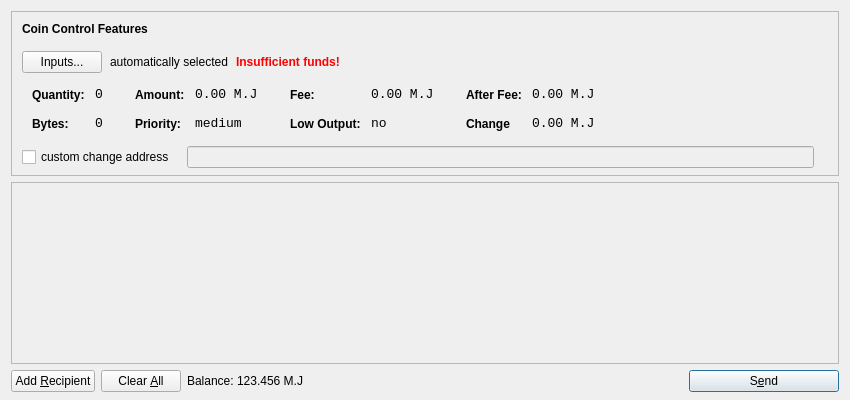
<?xml version="1.0" encoding="UTF-8"?>
<ui version="4.0">
 <class>SendCoinsDialog</class>
 <widget class="QDialog" name="SendCoinsDialog">
  <property name="geometry">
   <rect>
    <x>0</x>
    <y>0</y>
    <width>850</width>
    <height>400</height>
   </rect>
  </property>
  <property name="windowTitle">
   <string>Send Coins</string>
  </property>
  <layout class="QVBoxLayout" name="verticalLayout" stretch="0,1,0">
   <property name="bottomMargin">
    <number>8</number>
   </property>
   <item>
    <widget class="QFrame" name="frameCoinControl">
     <property name="sizePolicy">
      <sizepolicy hsizetype="Expanding" vsizetype="Expanding">
       <horstretch>0</horstretch>
       <verstretch>0</verstretch>
      </sizepolicy>
     </property>
     <property name="maximumSize">
      <size>
       <width>16777215</width>
       <height>16777215</height>
      </size>
     </property>
     <property name="frameShape">
      <enum>QFrame::StyledPanel</enum>
     </property>
     <property name="frameShadow">
      <enum>QFrame::Sunken</enum>
     </property>
     <layout class="QVBoxLayout" name="verticalLayoutCoinControl2">
      <property name="spacing">
       <number>-1</number>
      </property>
      <property name="leftMargin">
       <number>0</number>
      </property>
      <property name="topMargin">
       <number>0</number>
      </property>
      <property name="rightMargin">
       <number>0</number>
      </property>
      <property name="bottomMargin">
       <number>6</number>
      </property>
      <item>
       <layout class="QVBoxLayout" name="verticalLayoutCoinControl" stretch="0,0,0,0,1">
        <property name="spacing">
         <number>0</number>
        </property>
        <property name="leftMargin">
         <number>10</number>
        </property>
        <property name="topMargin">
         <number>10</number>
        </property>
        <item>
         <layout class="QHBoxLayout" name="horizontalLayoutCoinControl1">
          <property name="bottomMargin">
           <number>15</number>
          </property>
          <item>
           <widget class="QLabel" name="labelCoinControlFeatures">
            <property name="sizePolicy">
             <sizepolicy hsizetype="Preferred" vsizetype="Maximum">
              <horstretch>0</horstretch>
              <verstretch>0</verstretch>
             </sizepolicy>
            </property>
            <property name="font">
             <font>
              <weight>75</weight>
              <bold>true</bold>
             </font>
            </property>
            <property name="styleSheet">
             <string notr="true">font-weight:bold;</string>
            </property>
            <property name="text">
             <string>Coin Control Features</string>
            </property>
           </widget>
          </item>
         </layout>
        </item>
        <item>
         <layout class="QHBoxLayout" name="horizontalLayoutCoinControl2" stretch="0,0,0,0">
          <property name="spacing">
           <number>8</number>
          </property>
          <property name="bottomMargin">
           <number>10</number>
          </property>
          <item>
           <widget class="QPushButton" name="pushButtonCoinControl">
            <property name="styleSheet">
             <string notr="true"/>
            </property>
            <property name="text">
             <string>Inputs...</string>
            </property>
           </widget>
          </item>
          <item>
           <widget class="QLabel" name="labelCoinControlAutomaticallySelected">
            <property name="text">
             <string>automatically selected</string>
            </property>
            <property name="margin">
             <number>5</number>
            </property>
           </widget>
          </item>
          <item>
           <widget class="QLabel" name="labelCoinControlInsuffFunds">
            <property name="font">
             <font>
              <weight>75</weight>
              <bold>true</bold>
             </font>
            </property>
            <property name="styleSheet">
             <string notr="true">color:red;font-weight:bold;</string>
            </property>
            <property name="text">
             <string>Insufficient funds!</string>
            </property>
            <property name="margin">
             <number>5</number>
            </property>
           </widget>
          </item>
          <item>
           <spacer name="horizontalSpacerCoinControl">
            <property name="orientation">
             <enum>Qt::Horizontal</enum>
            </property>
            <property name="sizeHint" stdset="0">
             <size>
              <width>40</width>
              <height>1</height>
             </size>
            </property>
           </spacer>
          </item>
         </layout>
        </item>
        <item>
         <widget class="QWidget" name="widgetCoinControl" native="true">
          <property name="sizePolicy">
           <sizepolicy hsizetype="Preferred" vsizetype="Preferred">
            <horstretch>0</horstretch>
            <verstretch>0</verstretch>
           </sizepolicy>
          </property>
          <property name="minimumSize">
           <size>
            <width>0</width>
            <height>0</height>
           </size>
          </property>
          <property name="styleSheet">
           <string notr="true"/>
          </property>
          <layout class="QHBoxLayout" name="horizontalLayoutCoinControl5">
           <property name="margin">
            <number>0</number>
           </property>
           <item>
            <layout class="QHBoxLayout" name="horizontalLayoutCoinControl3" stretch="0,0,0,1">
             <property name="spacing">
              <number>20</number>
             </property>
             <property name="topMargin">
              <number>0</number>
             </property>
             <property name="bottomMargin">
              <number>10</number>
             </property>
             <item>
              <layout class="QFormLayout" name="formLayoutCoinControl1">
               <property name="horizontalSpacing">
                <number>10</number>
               </property>
               <property name="verticalSpacing">
                <number>14</number>
               </property>
               <property name="leftMargin">
                <number>10</number>
               </property>
               <property name="topMargin">
                <number>4</number>
               </property>
               <property name="rightMargin">
                <number>6</number>
               </property>
               <item row="0" column="0">
                <widget class="QLabel" name="labelCoinControlQuantityText">
                 <property name="styleSheet">
                  <string notr="true">font-weight:bold;</string>
                 </property>
                 <property name="text">
                  <string>Quantity:</string>
                 </property>
                 <property name="margin">
                  <number>0</number>
                 </property>
                </widget>
               </item>
               <item row="0" column="1">
                <widget class="QLabel" name="labelCoinControlQuantity">
                 <property name="font">
                  <font>
                   <family>Monospace</family>
                   <pointsize>10</pointsize>
                  </font>
                 </property>
                 <property name="cursor">
                  <cursorShape>IBeamCursor</cursorShape>
                 </property>
                 <property name="contextMenuPolicy">
                  <enum>Qt::ActionsContextMenu</enum>
                 </property>
                 <property name="text">
                  <string>0</string>
                 </property>
                 <property name="margin">
                  <number>0</number>
                 </property>
                 <property name="textInteractionFlags">
                  <set>Qt::LinksAccessibleByMouse|Qt::TextSelectableByKeyboard|Qt::TextSelectableByMouse</set>
                 </property>
                </widget>
               </item>
               <item row="1" column="0">
                <widget class="QLabel" name="labelCoinControlBytesText">
                 <property name="styleSheet">
                  <string notr="true">font-weight:bold;</string>
                 </property>
                 <property name="text">
                  <string>Bytes:</string>
                 </property>
                </widget>
               </item>
               <item row="1" column="1">
                <widget class="QLabel" name="labelCoinControlBytes">
                 <property name="font">
                  <font>
                   <family>Monospace</family>
                   <pointsize>10</pointsize>
                  </font>
                 </property>
                 <property name="cursor">
                  <cursorShape>IBeamCursor</cursorShape>
                 </property>
                 <property name="contextMenuPolicy">
                  <enum>Qt::ActionsContextMenu</enum>
                 </property>
                 <property name="text">
                  <string>0</string>
                 </property>
                 <property name="textInteractionFlags">
                  <set>Qt::LinksAccessibleByMouse|Qt::TextSelectableByKeyboard|Qt::TextSelectableByMouse</set>
                 </property>
                </widget>
               </item>
              </layout>
             </item>
             <item>
              <layout class="QFormLayout" name="formLayoutCoinControl2">
               <property name="horizontalSpacing">
                <number>10</number>
               </property>
               <property name="verticalSpacing">
                <number>14</number>
               </property>
               <property name="leftMargin">
                <number>6</number>
               </property>
               <property name="topMargin">
                <number>4</number>
               </property>
               <property name="rightMargin">
                <number>6</number>
               </property>
               <item row="0" column="0">
                <widget class="QLabel" name="labelCoinControlAmountText">
                 <property name="styleSheet">
                  <string notr="true">font-weight:bold;</string>
                 </property>
                 <property name="text">
                  <string>Amount:</string>
                 </property>
                 <property name="margin">
                  <number>0</number>
                 </property>
                </widget>
               </item>
               <item row="0" column="1">
                <widget class="QLabel" name="labelCoinControlAmount">
                 <property name="font">
                  <font>
                   <family>Monospace</family>
                   <pointsize>10</pointsize>
                  </font>
                 </property>
                 <property name="cursor">
                  <cursorShape>IBeamCursor</cursorShape>
                 </property>
                 <property name="contextMenuPolicy">
                  <enum>Qt::ActionsContextMenu</enum>
                 </property>
                 <property name="text">
                  <string>0.00 M.J</string>
                 </property>
                 <property name="textInteractionFlags">
                  <set>Qt::LinksAccessibleByMouse|Qt::TextSelectableByKeyboard|Qt::TextSelectableByMouse</set>
                 </property>
                </widget>
               </item>
               <item row="1" column="0">
                <widget class="QLabel" name="labelCoinControlPriorityText">
                 <property name="styleSheet">
                  <string notr="true">font-weight:bold;</string>
                 </property>
                 <property name="text">
                  <string>Priority:</string>
                 </property>
                </widget>
               </item>
               <item row="1" column="1">
                <widget class="QLabel" name="labelCoinControlPriority">
                 <property name="font">
                  <font>
                   <family>Monospace</family>
                   <pointsize>10</pointsize>
                  </font>
                 </property>
                 <property name="cursor">
                  <cursorShape>IBeamCursor</cursorShape>
                 </property>
                 <property name="contextMenuPolicy">
                  <enum>Qt::ActionsContextMenu</enum>
                 </property>
                 <property name="text">
                  <string>medium</string>
                 </property>
                 <property name="textInteractionFlags">
                  <set>Qt::LinksAccessibleByMouse|Qt::TextSelectableByKeyboard|Qt::TextSelectableByMouse</set>
                 </property>
                </widget>
               </item>
              </layout>
             </item>
             <item>
              <layout class="QFormLayout" name="formLayoutCoinControl3">
               <property name="horizontalSpacing">
                <number>10</number>
               </property>
               <property name="verticalSpacing">
                <number>14</number>
               </property>
               <property name="leftMargin">
                <number>6</number>
               </property>
               <property name="topMargin">
                <number>4</number>
               </property>
               <property name="rightMargin">
                <number>6</number>
               </property>
               <item row="0" column="0">
                <widget class="QLabel" name="labelCoinControlFeeText">
                 <property name="styleSheet">
                  <string notr="true">font-weight:bold;</string>
                 </property>
                 <property name="text">
                  <string>Fee:</string>
                 </property>
                 <property name="margin">
                  <number>0</number>
                 </property>
                </widget>
               </item>
               <item row="0" column="1">
                <widget class="QLabel" name="labelCoinControlFee">
                 <property name="font">
                  <font>
                   <family>Monospace</family>
                   <pointsize>10</pointsize>
                  </font>
                 </property>
                 <property name="cursor">
                  <cursorShape>IBeamCursor</cursorShape>
                 </property>
                 <property name="contextMenuPolicy">
                  <enum>Qt::ActionsContextMenu</enum>
                 </property>
                 <property name="text">
                  <string>0.00 M.J</string>
                 </property>
                 <property name="textInteractionFlags">
                  <set>Qt::LinksAccessibleByMouse|Qt::TextSelectableByKeyboard|Qt::TextSelectableByMouse</set>
                 </property>
                </widget>
               </item>
               <item row="1" column="0">
                <widget class="QLabel" name="labelCoinControlLowOutputText">
                 <property name="styleSheet">
                  <string notr="true">font-weight:bold;</string>
                 </property>
                 <property name="text">
                  <string>Low Output:</string>
                 </property>
                </widget>
               </item>
               <item row="1" column="1">
                <widget class="QLabel" name="labelCoinControlLowOutput">
                 <property name="font">
                  <font>
                   <family>Monospace</family>
                   <pointsize>10</pointsize>
                  </font>
                 </property>
                 <property name="cursor">
                  <cursorShape>IBeamCursor</cursorShape>
                 </property>
                 <property name="contextMenuPolicy">
                  <enum>Qt::ActionsContextMenu</enum>
                 </property>
                 <property name="text">
                  <string>no</string>
                 </property>
                 <property name="textInteractionFlags">
                  <set>Qt::LinksAccessibleByMouse|Qt::TextSelectableByKeyboard|Qt::TextSelectableByMouse</set>
                 </property>
                </widget>
               </item>
              </layout>
             </item>
             <item>
              <layout class="QFormLayout" name="formLayoutCoinControl4">
               <property name="horizontalSpacing">
                <number>10</number>
               </property>
               <property name="verticalSpacing">
                <number>14</number>
               </property>
               <property name="leftMargin">
                <number>6</number>
               </property>
               <property name="topMargin">
                <number>4</number>
               </property>
               <property name="rightMargin">
                <number>6</number>
               </property>
               <item row="0" column="0">
                <widget class="QLabel" name="labelCoinControlAfterFeeText">
                 <property name="styleSheet">
                  <string notr="true">font-weight:bold;</string>
                 </property>
                 <property name="text">
                  <string>After Fee:</string>
                 </property>
                 <property name="margin">
                  <number>0</number>
                 </property>
                </widget>
               </item>
               <item row="0" column="1">
                <widget class="QLabel" name="labelCoinControlAfterFee">
                 <property name="font">
                  <font>
                   <family>Monospace</family>
                   <pointsize>10</pointsize>
                  </font>
                 </property>
                 <property name="cursor">
                  <cursorShape>IBeamCursor</cursorShape>
                 </property>
                 <property name="contextMenuPolicy">
                  <enum>Qt::ActionsContextMenu</enum>
                 </property>
                 <property name="text">
                  <string>0.00 M.J</string>
                 </property>
                 <property name="textInteractionFlags">
                  <set>Qt::LinksAccessibleByMouse|Qt::TextSelectableByKeyboard|Qt::TextSelectableByMouse</set>
                 </property>
                </widget>
               </item>
               <item row="1" column="0">
                <widget class="QLabel" name="labelCoinControlChangeText">
                 <property name="styleSheet">
                  <string notr="true">font-weight:bold;</string>
                 </property>
                 <property name="text">
                  <string>Change</string>
                 </property>
                </widget>
               </item>
               <item row="1" column="1">
                <widget class="QLabel" name="labelCoinControlChange">
                 <property name="font">
                  <font>
                   <family>Monospace</family>
                   <pointsize>10</pointsize>
                  </font>
                 </property>
                 <property name="cursor">
                  <cursorShape>IBeamCursor</cursorShape>
                 </property>
                 <property name="contextMenuPolicy">
                  <enum>Qt::ActionsContextMenu</enum>
                 </property>
                 <property name="text">
                  <string>0.00 M.J</string>
                 </property>
                 <property name="textInteractionFlags">
                  <set>Qt::LinksAccessibleByMouse|Qt::TextSelectableByKeyboard|Qt::TextSelectableByMouse</set>
                 </property>
                </widget>
               </item>
              </layout>
             </item>
            </layout>
           </item>
          </layout>
         </widget>
        </item>
        <item>
         <layout class="QHBoxLayout" name="horizontalLayoutCoinControl4" stretch="0,0,0">
          <property name="spacing">
           <number>12</number>
          </property>
          <property name="sizeConstraint">
           <enum>QLayout::SetDefaultConstraint</enum>
          </property>
          <property name="topMargin">
           <number>5</number>
          </property>
          <property name="rightMargin">
           <number>5</number>
          </property>
          <item>
           <widget class="QCheckBox" name="checkBoxCoinControlChange">
            <property name="text">
             <string>custom change address</string>
            </property>
           </widget>
          </item>
          <item>
           <widget class="QLineEdit" name="lineEditCoinControlChange">
            <property name="enabled">
             <bool>false</bool>
            </property>
            <property name="sizePolicy">
             <sizepolicy hsizetype="Expanding" vsizetype="Fixed">
              <horstretch>0</horstretch>
              <verstretch>0</verstretch>
             </sizepolicy>
            </property>
           </widget>
          </item>
          <item>
           <widget class="QLabel" name="labelCoinControlChangeLabel">
            <property name="sizePolicy">
             <sizepolicy hsizetype="Preferred" vsizetype="Expanding">
              <horstretch>0</horstretch>
              <verstretch>0</verstretch>
             </sizepolicy>
            </property>
            <property name="minimumSize">
             <size>
              <width>0</width>
              <height>0</height>
             </size>
            </property>
            <property name="text">
             <string/>
            </property>
            <property name="margin">
             <number>3</number>
            </property>
           </widget>
          </item>
         </layout>
        </item>
        <item>
         <spacer name="verticalSpacerCoinControl">
          <property name="orientation">
           <enum>Qt::Vertical</enum>
          </property>
          <property name="sizeHint" stdset="0">
           <size>
            <width>800</width>
            <height>1</height>
           </size>
          </property>
         </spacer>
        </item>
       </layout>
      </item>
     </layout>
    </widget>
   </item>
   <item>
    <widget class="QScrollArea" name="scrollArea">
     <property name="widgetResizable">
      <bool>true</bool>
     </property>
     <widget class="QWidget" name="scrollAreaWidgetContents">
      <property name="geometry">
       <rect>
        <x>0</x>
        <y>0</y>
        <width>830</width>
        <height>165</height>
       </rect>
      </property>
      <layout class="QVBoxLayout" name="verticalLayout_2">
       <property name="margin">
        <number>0</number>
       </property>
       <item>
        <layout class="QVBoxLayout" name="entries">
         <property name="spacing">
          <number>6</number>
         </property>
        </layout>
       </item>
       <item>
        <spacer name="verticalSpacer">
         <property name="orientation">
          <enum>Qt::Vertical</enum>
         </property>
         <property name="sizeHint" stdset="0">
          <size>
           <width>20</width>
           <height>40</height>
          </size>
         </property>
        </spacer>
       </item>
      </layout>
     </widget>
    </widget>
   </item>
   <item>
    <layout class="QHBoxLayout" name="horizontalLayout">
     <item>
      <widget class="QPushButton" name="addButton">
       <property name="toolTip">
        <string>Send to multiple recipients at once</string>
       </property>
       <property name="text">
        <string>Add &amp;Recipient</string>
       </property>
       <property name="icon">
        <iconset resource="../bitcoin.qrc">
         <normaloff>:/icons/add</normaloff>:/icons/add</iconset>
       </property>
       <property name="autoDefault">
        <bool>false</bool>
       </property>
      </widget>
     </item>
     <item>
      <widget class="QPushButton" name="clearButton">
       <property name="sizePolicy">
        <sizepolicy hsizetype="Minimum" vsizetype="Fixed">
         <horstretch>0</horstretch>
         <verstretch>0</verstretch>
        </sizepolicy>
       </property>
       <property name="toolTip">
        <string>Remove all transaction fields</string>
       </property>
       <property name="text">
        <string>Clear &amp;All</string>
       </property>
       <property name="icon">
        <iconset resource="../bitcoin.qrc">
         <normaloff>:/icons/remove</normaloff>:/icons/remove</iconset>
       </property>
       <property name="autoRepeatDelay">
        <number>300</number>
       </property>
       <property name="autoDefault">
        <bool>false</bool>
       </property>
      </widget>
     </item>
     <item>
      <layout class="QHBoxLayout" name="horizontalLayout_2">
       <property name="spacing">
        <number>3</number>
       </property>
       <item>
        <widget class="QLabel" name="label">
         <property name="sizePolicy">
          <sizepolicy hsizetype="Preferred" vsizetype="Fixed">
           <horstretch>0</horstretch>
           <verstretch>0</verstretch>
          </sizepolicy>
         </property>
         <property name="text">
          <string>Balance:</string>
         </property>
        </widget>
       </item>
       <item>
        <widget class="QLabel" name="labelBalance">
         <property name="sizePolicy">
          <sizepolicy hsizetype="Preferred" vsizetype="Fixed">
           <horstretch>0</horstretch>
           <verstretch>0</verstretch>
          </sizepolicy>
         </property>
         <property name="cursor">
          <cursorShape>IBeamCursor</cursorShape>
         </property>
         <property name="text">
          <string>123.456 M.J</string>
         </property>
         <property name="textInteractionFlags">
          <set>Qt::LinksAccessibleByMouse|Qt::TextSelectableByKeyboard|Qt::TextSelectableByMouse</set>
         </property>
        </widget>
       </item>
      </layout>
     </item>
     <item>
      <spacer name="horizontalSpacer">
       <property name="orientation">
        <enum>Qt::Horizontal</enum>
       </property>
       <property name="sizeHint" stdset="0">
        <size>
         <width>40</width>
         <height>20</height>
        </size>
       </property>
      </spacer>
     </item>
     <item>
      <widget class="QPushButton" name="sendButton">
       <property name="minimumSize">
        <size>
         <width>150</width>
         <height>0</height>
        </size>
       </property>
       <property name="toolTip">
        <string>Confirm the send action</string>
       </property>
       <property name="text">
        <string>S&amp;end</string>
       </property>
       <property name="icon">
        <iconset resource="../bitcoin.qrc">
         <normaloff>:/icons/send</normaloff>:/icons/send</iconset>
       </property>
       <property name="default">
        <bool>true</bool>
       </property>
      </widget>
     </item>
    </layout>
   </item>
  </layout>
 </widget>
 <resources>
  <include location="../bitcoin.qrc"/>
 </resources>
 <connections/>
</ui>
